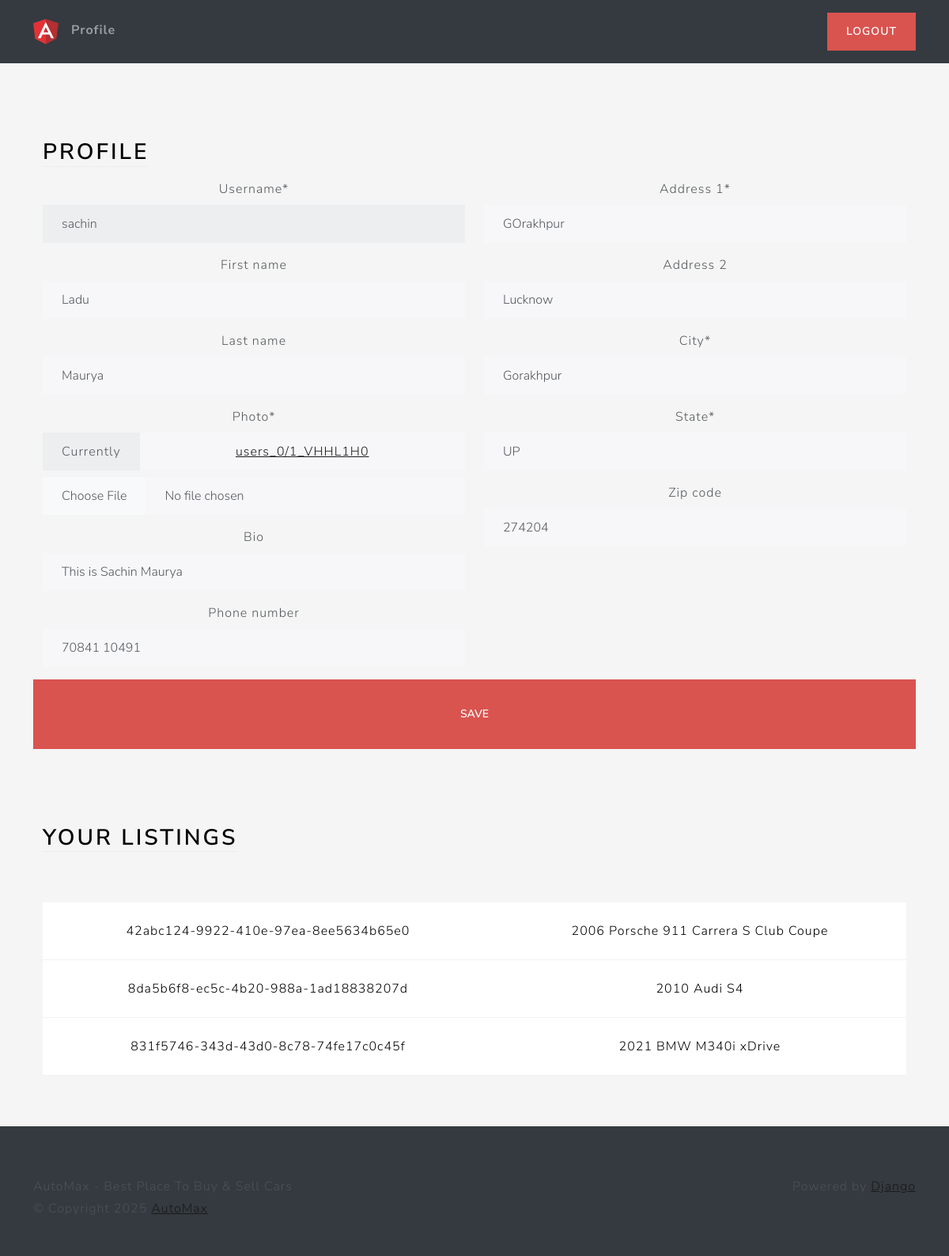
/profile/ (signed in), run on the app's committed database.
### users/models.py (models this page shows, shortened)
class Profile(models.Model):
    user=models.OneToOneField(User, on_delete=models.CASCADE) #models.cascade means when user is deleted then profile is also deleted
    photo=models.ImageField(null=True,upload_to=user_directory_path)
    bio=models.CharField(max_length=200, blank=True)
    phone_number=models.CharField(max_length=12, blank=True)
    location=models.OneToOneField(Location, on_delete=models.SET_NULL, null=True)

class Location(models.Model):
    address_1=models.CharField(max_length=150)
    address_2=models.CharField(max_length=150,blank=True)
    city=models.CharField(max_length=100)
    state=models.CharField(max_length=100 ,default='UP')
    zip_code=models.CharField(max_length=10,blank=True)

### mainapp/models.py (models this page shows, shortened)
class Listing(models.Model):
    id=models.UUIDField(primary_key=True, default=uuid.uuid4,unique=True, editable=False)
    created_at=models.DateTimeField(auto_now_add=True)
    updated_at=models.DateTimeField(auto_now=True)
    seller=models.ForeignKey(Profile, on_delete=models.CASCADE) #when profile get deleted, all listings will be deleted
    brands=models.CharField(max_length=30,choices=CAR_BRANDS,default=None)
    model=models.CharField(max_length=100)
    plateNumber=models.CharField(max_length=10)
    mileage=models.IntegerField(default=0)
    color=models.CharField(max_length=30,default='white')
    description=models.TextField()
    engine=models.CharField(max_length=30)
    transmission=models.CharField(max_length=30,choices=TRANSMISSION,default=None)
    location=models.OneToOneField(Location,on_delete=models.SET_NULL,null=True)
    image=models.ImageField(upload_to=user_listing_path)

### users/views.py (the view, shortened to what this page needs)
# urls.py: path('profile/',ProfileView.as_view(),name='profile'),
@method_decorator(login_required,name='dispatch')
class ProfileView(View):
    def get(self,request):
        user_listing=Listing.objects.filter(seller=request.user.profile)
        user_form=UserForm(instance=request.user)
        profile_form=ProfileForm(instance=request.user.profile)
        location_form=LocationForm(instance=request.user.profile.location)
        return render(request,'views/profile.html',{'user_form':user_form,'profile_form':profile_form,'location_form':location_form,'user_listing':user_listing})

### users/forms.py
class UserForm(forms.ModelForm):
    username=forms.CharField(disabled=True)
    class Meta:
        model=User
        fields=('username','first_name','last_name')

class ProfileForm(forms.ModelForm):
    class Meta:
        model=Profile
        fields=('photo','bio','phone_number')

### users/templates/views/profile.html (shortened to what this page needs)
{% extends "base/base.html" %}
{% load static %}
{% load crispy_forms_tags %}
{% block 'body' %}
<div class="container-fluid text-center py-5">
    <div class="container px-4 py-5" id="hanging-icons">
        <div class="row g-4">
            <div class="col d-flex align-items-start">
                <div>
                    <h2 class="mb-3 border-bottom" style="color: black">Profile</h2>
                </div>
            </div>
        </div>
        <form action="" method="post" enctype="multipart/form-data">
            <div class="row">
                <div class="col-6">
                    {{ user_form|crispy }}
                    {{ profile_form|crispy }}
                </div>
                <div class="col-6">
                    {{ location_form|crispy }}
                </div>
                <br>
                <button class="btn btn-lg btn-danger" type="submit" value="Submit">Save</button>
            </div>
        </form>
    </div>
    <div class="container px-4">
        <div class="row g-4 py-5">
            <div class="col d-flex align-items-start">
                <div>
                    <h2 class="mb-3 border-bottom" style="color: black">Your Listings</h2>
                </div>
            </div>
        </div>
        <table class="table table-hover">
            <tbody>
                {% for listing in user_listing %}
                <tr>
                    <td>{{listing.id}}</td>
                    <td>{{listing.model}}</td>
                </tr>
                {% endfor %}
            </tbody>
        </table>
    </div>
</div>
{% endblock %}

### mainapp/templates/base/base.html (shortened to what this page needs)
{% load static %}
<!DOCTYPE html>
<html lang="en" class="h-100">
<head>
    <link href="{% static 'css/bootstrap.min.css' %}" rel="stylesheet">
    <link href="{% static 'css/style.css' %}" rel="stylesheet">
</head>
<body>
    {% block 'header' %}
    <header class="p-3 bg-dark text-white w-100 nav-masthead">
        <div class="container">
            <div class="d-flex flex-wrap align-items-center justify-content-center justify-content-lg-start">
                <a href="{% url 'home' %}"
                    class="d-flex align-items-center mb-2 mb-lg-0 text-white text-decoration-none">
                    <img class="bi me-2" width="32" height="32" src="{% static 'images/logo.png' %}"
                        aria-label="Bootstrap">
                </a>
                {% if request.user.is_authenticated %}
                <ul class="nav col-12 col-lg-auto me-lg-auto mb-2 justify-content-center mb-md-0">
                    <li>
                        <a href="{%url 'profile' %}"  class="nav-link px-2">Profile</a>
                    </li>
                </ul class="text-end">
                <div>
                    <a href="{% url 'logout' %}" type="button" class="btn btn-danger">Logout</a>
                </div>
                {% endif %}
            </div>
        </div>
    </header>
    {% endblock %}
    {% block 'body'%}
    {% endblock %}
</body>
{% block 'footer' %}
<footer class="footer text-muted bg-dark py-5">
    <div class="container">
        <p class="float-end mb-1">Powered by <a href="https://www.djangoproject.com/">Django</a></p>
        <p class="mb-1">AutoMax - Best Place To Buy & Sell Cars</p>
        <p class="mb-0">© Copyright {% now 'Y' %} <a href="">AutoMax</a></p>
    </div>
</footer>
{% endblock %}
</html>

### mainapp/static/css/style.css (style rules this page uses)
html, body { height: 100%; }
body { align-items: center; padding-bottom: 40px; background-color: #f5f5f5; }
.h2, h2 { color: white; }
.nav-masthead .nav-link { padding: .25rem 0; font-weight: 700; color: rgba(255, 255, 255, .5); background-color: transparent; border-bottom: .25rem solid transparent; }

### data on the page
Profile: bio "This is Sachin Maurya", phone_number "70841 10491"
Location: address_1 "GOrakhpur", address_2 "Lucknow", city "Gorakhpur", state "UP", zip_code "274204"
Listing: id "42abc124-9922-410e-97ea-8ee5634b65e0", model "2006 Porsche 911 Carrera S Club Coupe"
Listing: id "8da5b6f8-ec5c-4b20-988a-1ad18838207d", model "2010 Audi S4"
Listing: id "831f5746-343d-43d0-8c78-74fe17c0c45f", model "2021 BMW M340i xDrive"
